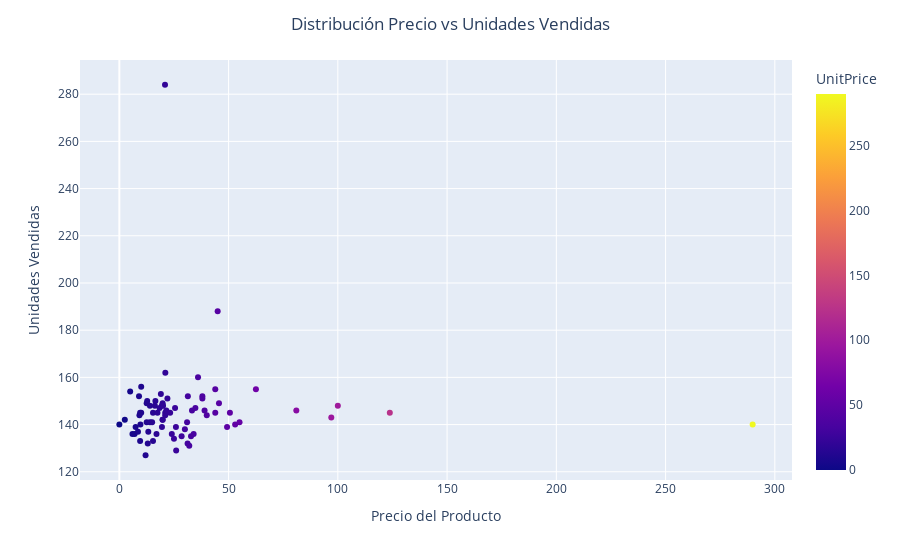

Notebook source saved alongside this figure:
### Code cell
# 4: Relación entre precio y cantidad vendida
query_sql_cuatro = "SELECT * FROM v_ProductoPrecioCantidadVendida"
df_cuatro = dataframe_query(query_sql=query_sql_cuatro)
# df_cuatro.head()

scatter_plot = px.scatter(data_frame=df_cuatro,x="UnitPrice",y="CantidadTotalVendida",color="UnitPrice")
scatter_plot.update_layout(
    xaxis_title = "Precio del Producto",
    yaxis_title = "Unidades Vendidas",
    title = "Distribución Precio vs Unidades Vendidas",
    title_x = 0.5
)
scatter_plot.update_traces(
    hovertemplate = "Unidades Vendidas: %{y}<br>Precio Unitario: %{x}<extra></extra>"
)
scatter_plot.show()

### Figure 1 — Plotly figure (JSON) as saved in the notebook; plotly's stock layout.template omitted (floating-point values rounded to 4 significant figures)
{"data": [{"hovertemplate": "Unidades Vendidas: %{y}<br>Precio Unitario: %{x}<extra></extra>", "legendgroup": "", "marker": {"color": [0, 2.5, 4.95, 6, 7, 7.45, 8.525, 9, 9.2, 9.5, 9.5, 9.65, 10, 10, 12, 12.5, 12.5, 12.75, 13, 13.25, 14, 14, 15, 15.4, 15.4, 16.25, 16.5, 17, 17.45, 18.4, 19, 19.45, 19.5, 19.8, 19.8, 19.8, 20, 20.9, 21, 21, 21.05, 21.5, 22, 23.25, 24, 25, 25.5, 25.89, 26, 28.5, 30, 31, 31.23, 31.35, 32, 32.8, 33.25, 34, 34.8, 36, 38, 38, 39, 40, 43.9, 43.9, 45, 45.6, 49.3, 50.6, 53, 55, 62.5, 81, 97, 100, 123.8, 289.9], "coloraxis": "coloraxis", "symbol": "circle"}, "mode": "markers", "name": "", "orientation": "v", "showlegend": false, "type": "scatter", "x": [0, 2.5, 4.95, 6, 7, 7.45, 8.525, 9, 9.2, 9.5, 9.5, 9.65, 10, 10, 12, 12.5, 12.5, 12.75, 13, 13.25, 14, 14, 15, 15.4, 15.4, 16.25, 16.5, 17, 17.45, 18.4, 19, 19.45, 19.5, 19.8, 19.8, 19.8, 20, 20.9, 21, 21, 21.05, 21.5, 22, 23.25, 24, 25, 25.5, 25.89, 26, 28.5, 30, 31, 31.23, 31.35, 32, 32.8, 33.25, 34, 34.8, 36, 38, 38, 39, 40, 43.9, 43.9, 45, 45.6, 49.3, 50.6, 53, 55, 62.5, 81, 97, 100, 123.8, 289.9], "xaxis": "x", "y": [140, 142, 154, 136, 136, 139, 137, 152, 144, 133, 145, 140, 145, 156, 127, 149, 141, 150, 132, 137, 141, 148, 141, 133, 145, 148, 150, 136, 145, 147, 153, 148, 139, 142, 142, 149, 148, 284, 144, 145, 162, 146, 151, 145, 136, 134, 147, 139, 129, 135, 138, 141, 132, 152, 131, 135, 146, 136, 147, 160, 152, 151, 146, 144, 155, 145, 188, 149, 139, 145, 140, 141, 155, 146, 143, 148, 145, 140], "yaxis": "y"}], "layout": {"coloraxis": {"colorbar": {"title": {"text": "UnitPrice"}}, "colorscale": [[0, "#0d0887"], [0.1111, "#46039f"], [0.2222, "#7201a8"], [0.3333, "#9c179e"], [0.4444, "#bd3786"], [0.5556, "#d8576b"], [0.6667, "#ed7953"], [0.7778, "#fb9f3a"], [0.8889, "#fdca26"], [1, "#f0f921"]]}, "legend": {"tracegroupgap": 0}, "margin": {"t": 60}, "title": {"text": "Distribución Precio vs Unidades Vendidas", "x": 0.5}, "xaxis": {"anchor": "y", "domain": [0, 1], "title": {"text": "Precio del Producto"}}, "yaxis": {"anchor": "x", "domain": [0, 1], "title": {"text": "Unidades Vendidas"}}}}
